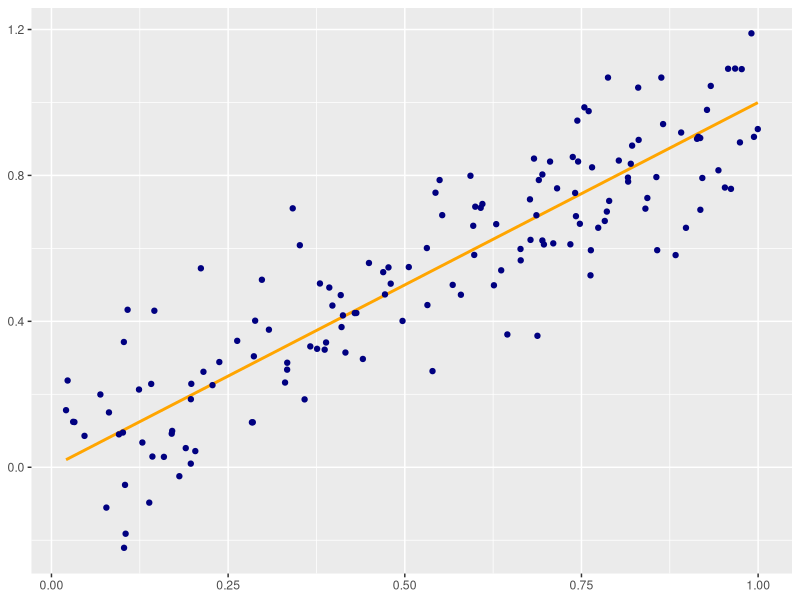
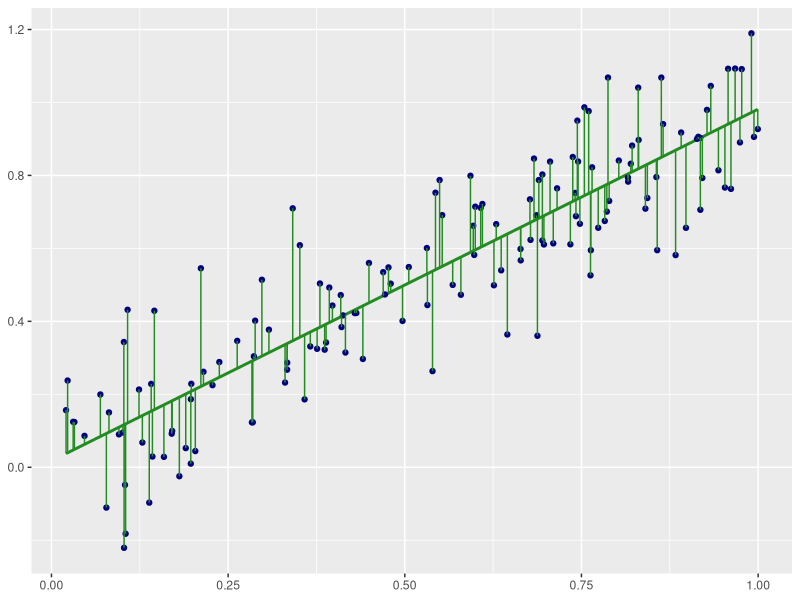
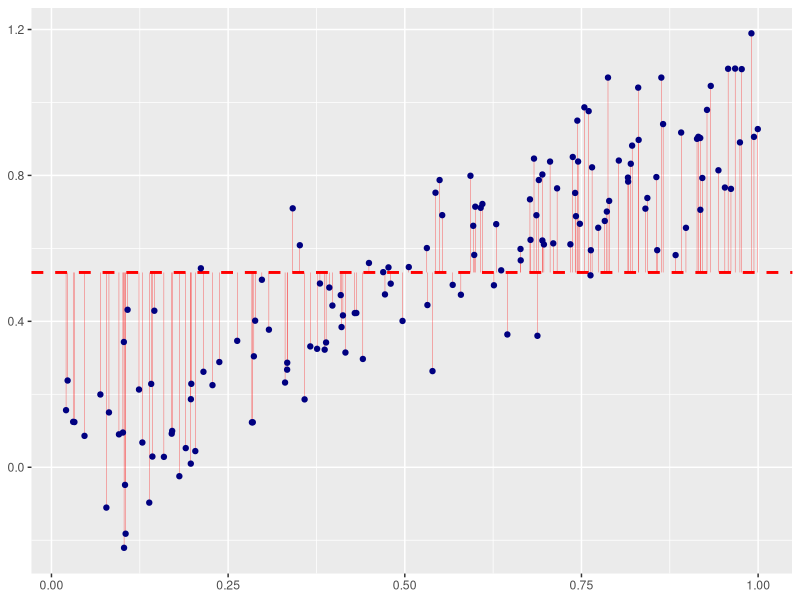
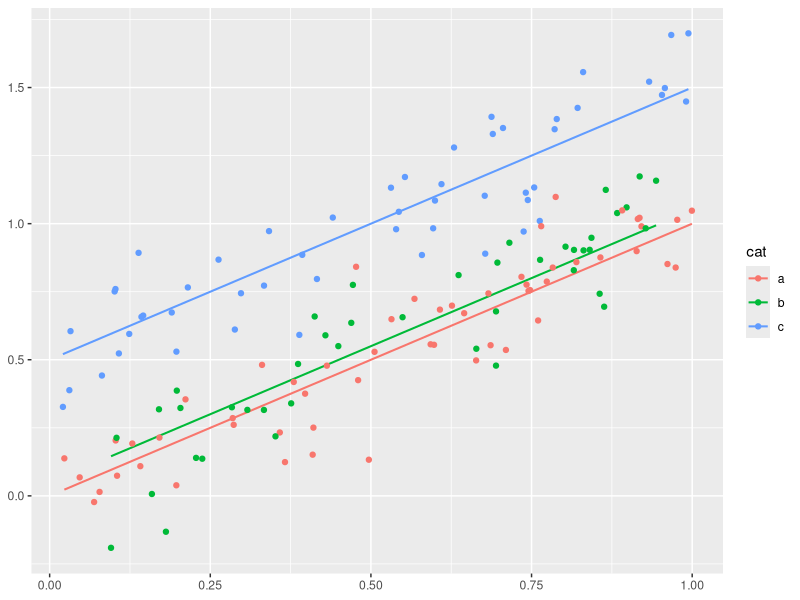
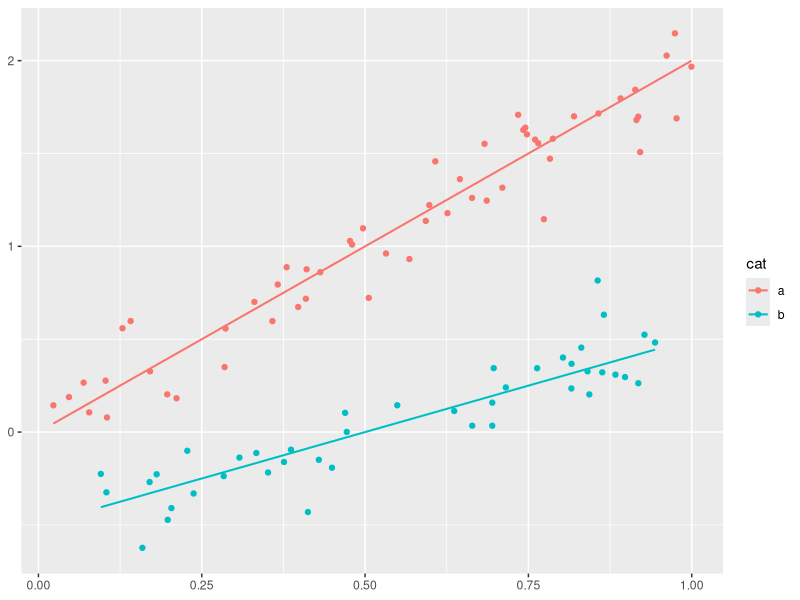
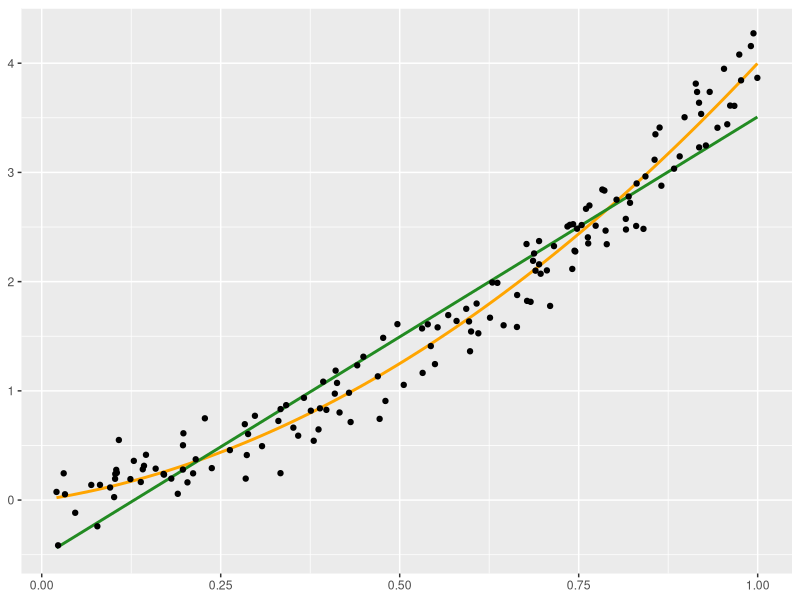
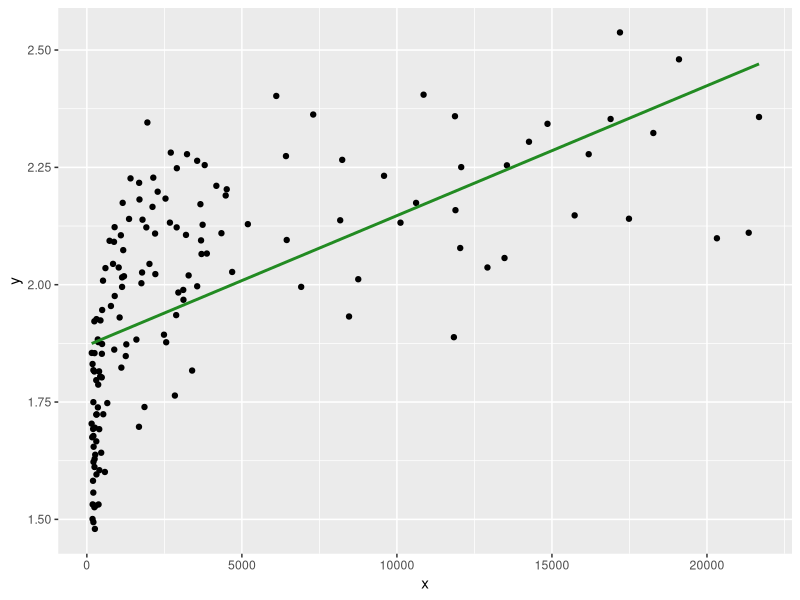
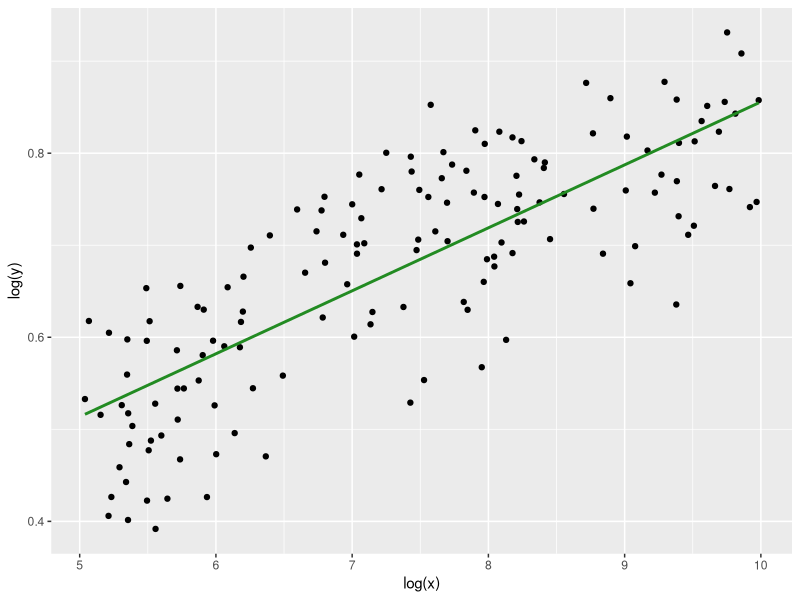

Generate these figures, in order, with R: (Note: this script raises an error after producing the figures.)
library(ggplot2)
library(dplyr)

set.seed(88)

n = 150
dat = tibble(
  x = runif(n)
  ,z = runif(n)
  ,mu = 1*x
  ,cat = sample(letters[1:3],n,rep=T)
  ,y = rnorm(n, mu, 0.15)
) %>% 
  mutate(y_fitted = lm(y ~ x, data=.)$fitted.values)

# DGP
(
  g_dgp = ggplot(dat, aes(x,y)) + 
    geom_line(aes(x,mu), color="orange", size=1) + 
    geom_point(color="navy") + 
    labs(x=NULL,y=NULL)
)
ggsave("plots_slides/img/03/dgp_lineal.png", plot=g_dgp, width=5, height=4)

# MCO
(
  g_mco = ggplot(dat, aes(x,y)) + 
    geom_smooth(color="forestgreen", method="lm", se=F, size=1) + 
    geom_point(color="navy") + 
    geom_segment(aes(x=x, xend=x, y=y, yend=y_fitted), color="forestgreen") +
    labs(x=NULL,y=NULL) +
    NULL
)
ggsave("plots_slides/img/03/mco_lineal.png", plot=g_mco, width=5, height=4)

# regresion
mod = lm(y ~ x+z, dat)
summary(mod)

# sct
(
  g_sct = ggplot(dat, aes(x,y)) + 
    geom_hline(aes(yintercept=mean(y)), color="red", size=1, linetype="dashed") +
    geom_segment(aes(x=x, xend=x, y=y, yend=mean(y)), color="red", size=0.1) +
    geom_point(color="navy") + 
    labs(x=NULL,y=NULL) +
    NULL
)
ggsave("plots_slides/img/03/mco_sct.png", plot=g_sct, width=5, height=4)

# categoricas
dat_cat = dat %>% 
  mutate(mu = case_when(
    cat=="a" ~  0 + 1*x
    ,cat=="b" ~ 0.05 + 1*x
    ,cat=="c" ~ 0.5 + 1*x
  )) %>% 
  mutate(y = rnorm(n, mu, 0.15))
(
  g_cat = ggplot(dat_cat, aes(x, y, color=cat)) + 
    geom_line(aes(y=mu), size=0.7) +
    geom_point() + 
    labs(x=NULL,y=NULL) +
    NULL
  
)
ggsave("plots_slides/img/03/mco_dummies.png", plot=g_cat, width=6, height=4)
mod = lm(y ~ x + cat, dat_cat)
summary(mod)

# interacciones
dat_int = dat %>% 
  mutate(mu = case_when(
    cat=="a" ~  0 + 2*x
    ,cat=="b" ~ -0.5 + 1*x
  )) %>% 
  mutate(y = rnorm(n, mu, 0.15)) %>% 
  dplyr::filter(!cat=="c")
(
  g_int = ggplot(dat_int, aes(x, y, color=cat)) + 
    geom_line(aes(y=mu), size=0.7) +
    geom_point() + 
    labs(x=NULL,y=NULL) +
    NULL
)
ggsave("plots_slides/img/03/mco_interacciones.png", plot=g_int, width=6, height=4)
mod = lm(y ~ x + cat + x:cat, dat_int)
summary(mod)

# cuadratica
dat_cuad = dat %>% 
  mutate(
    mu =  1*x + 3*(x**2)
    ,y = rnorm(n, mu, 0.20)
  )
(
  g_cuad = ggplot(dat_cuad, aes(x, y)) + 
    geom_line(aes(y=mu), size=1, color="orange") +
    geom_smooth(se=F, method="lm", color="forestgreen") +
    geom_point() + 
    labs(x=NULL,y=NULL) +
    NULL
  
)
ggsave("plots_slides/img/03/mco_polinomica.png", plot=g_cuad, width=6, height=4)
mod = lm(y ~ poly(x,2), dat_cuad)
summary(mod)

# logaritmos
dat_log = dat %>% 
  mutate(
    x =  runif(n,5,10)
    ,mu =  1*log(x)
    ,y = log(rnorm(n, mu, 0.15))
  )
(
  g_log_bad = ggplot(dat_log, aes(exp(x), exp(y))) + 
    geom_point() + 
    geom_smooth(se=F, method="lm", color="forestgreen") +
    labs(x="x",y="y") +
    NULL
  
)
(
  g_log_good = ggplot(dat_log, aes(x, y)) + 
    geom_point() + 
    geom_smooth(se=F, method="lm", color="forestgreen") +
    labs(x="log(x)",y="log(y)") +
    NULL
)
ggsave("plots_slides/img/03/mco_log_mal.png", plot=g_log_bad, width=5, height=4)
ggsave("plots_slides/img/03/mco_log_bien.png", plot=g_log_good, width=5, height=4)

# residual plots
dat_log_sq = dat %>% 
  mutate(
    y = exp(rnorm(n, 2*x + 1*x**2, 0.25))
    ,fitted = lm(y ~ x, dat_log_sq) %>% fitted()
    ,residuals = lm(y ~ x, dat_log_sq) %>% residuals()
    ,fitted_ok = lm(log(y) ~ x + I(x**2), dat_log_sq) %>% fitted()
    ,residuals_ok = lm(log(y) ~ x + I(x**2), dat_log_sq) %>% residuals()
  )
(
  g_resid_bad = ggplot(dat_log_sq, aes(fitted, residuals)) + 
    geom_point() + 
    geom_smooth(se=F, method="lm", linetype="dashed", color="black") +
    geom_smooth(se=F) +
    NULL
)
(
  g_resid_good = ggplot(dat_log_sq, aes(fitted_ok, residuals_ok)) + 
    geom_point() + 
    geom_smooth(se=F, method="lm", linetype="dashed", color="black") +
    geom_smooth(se=F) +
    NULL
)
ggsave("plots_slides/img/03/resid_mal.png", plot=g_resid_bad, width=4, height=4)
ggsave("plots_slides/img/03/resid_bien.png", plot=g_resid_good, width=4, height=4)



